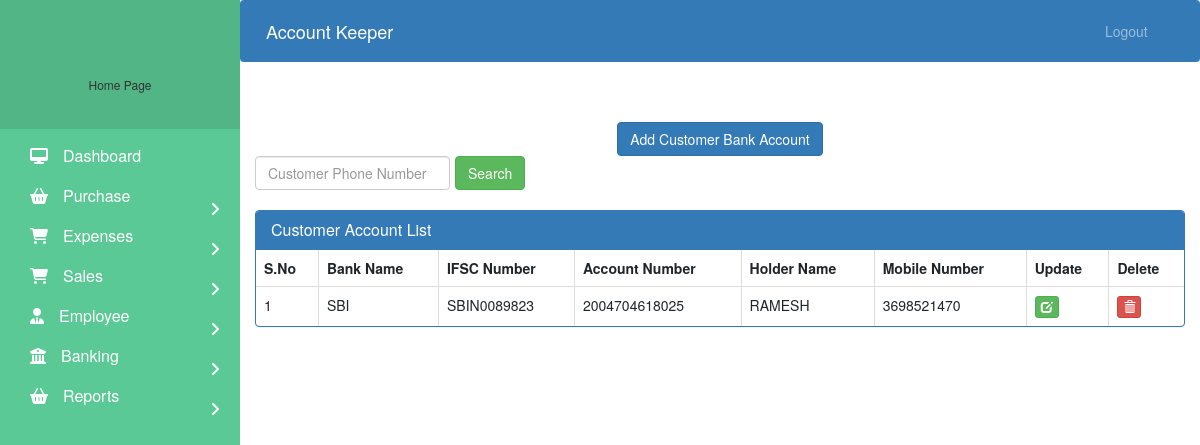
The app's page /banking/customer_bank with its own data.
### Banking/models.py (models this page shows)
class Customer(models.Model):
    Bank_Name = models.CharField(max_length = 30)
    IFSC_Number = models.CharField(max_length = 10)
    Account_Number = models.IntegerField()
    Holder_Name = models.CharField(max_length = 25)
    Mobile_Number = models.IntegerField()
    class Meta:
        db_table = 'Customer'

### Banking/views.py (the view)
# urls.py: path('banking/customer_bank', bnkView.cus_view, name='cus_bank'),
def cus_view(request):
    cus = Customer.objects.all()
    if(cus!=''):
        return render(request,'Banking/customer_acc.html',{'customer':cus})
    else:
        return render(request,'Banking/customer_acc.html')

### templates/Banking/customer_acc.html (shortened to what this page needs)
{% extends 'Base/navbar.html' %}
{% block content %}
{% load static %}
<head>
  <link href="//netdna.bootstrapcdn.com/bootstrap/3.0.0/css/bootstrap.min.css" rel="stylesheet" id="bootstrap-css">
</head>
<div class="container-fluid">
  <div class="text-center">
    <a href="/add-customer-bank" class="btn btn-primary">Add Customer Bank Account</a>
  </div>
    <form  action="/search_customer_bank" method ="get" class="form-inline my-2 my-lg-0" autocomplete="off">
      <input class="form-control mr-sm-2 search-width" type="search" placeholder="Customer Phone Number" name="query" id="query" aria-label="Search">
      <button class="btn btn-success my-2 my-sm-0" type="submit" name="search">Search</button>
    </form> <br>
    {% if customer %}
    <div class="panel panel-primary table-margin">
      <div class="panel-heading">
      <h6 class="panel-title"> Customer Account List</h6>
      </div>
      <table class="table table-bordered">
        <thead>
          <tr>
            <th>S.No</th>
            <th>Bank Name</th>
            <th>IFSC Number</th>
            <th>Account Number</th>
            <th>Holder Name</th>
            <th>Mobile Number</th>
            <th>Update</th>
            <th>Delete</th>
        </tr>
        </thead>
          {% for cus in customer %}
          <tbody>
            <tr>
              <td>{{forloop.counter}}</td>
              <td>{{cus.Bank_Name}}</td>
              <td>{{cus.IFSC_Number}}</td>
              <td>{{cus.Account_Number}}</td>
              <td>{{cus.Holder_Name}}</td>
              <td>{{cus.Mobile_Number}}</td>
              <td><a class="btn btn-success btn-xs" href="{% url 'update-customer-bank' cus.id  %}"><span class="glyphicon glyphicon-edit"></span></a></td>
              <td><a class="btn btn-danger btn-xs" href="{% url 'delete-customer-bank' cus.id  %}"><span class="glyphicon glyphicon-trash"></span></a></td>
          </tr>
          </tbody>
          {% endfor %}
      </table>
    {% else %}<br><br><br>
      <h4 style="text-align: center;color: red;">Customer Account is not Found !!!</h4>
    {% endif %}
    </div></div>
{% endblock content %}

### templates/Base/navbar.html (style rules this page uses)
a:link { text-decoration: none; }
a { color: white; }
body { padding-left: 240px; }

### records on screen
Customer: Bank_Name "SBI", IFSC_Number "SBIN0089823", Account_Number "2004704618025", Holder_Name "RAMESH", Mobile_Number "3698521470"
